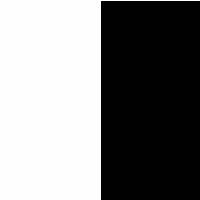
Frame 1 (no input)
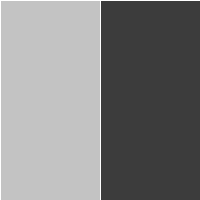
Frame 60 (the mouse pressed at the canvas centre just before this capture)
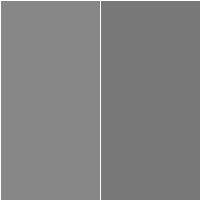
Frame 120 (the mouse held since frame 60 and released just before this capture)

The Processing sketch that drew these frames (run headless with seeded random() and noise(); from frame 60 on, the mouse is pressed at the canvas centre):

// Processing sketch: processing_28391
// ── processing_28391.pde

float c1 = 254;
float c2 = 1;

float c1speed = -1;
float c2speed = 1;

void setup() {
  size(200,200);
  frameRate(50);
}

void draw()  {
  stroke(255);
  fill(c1);
  rect(0,0,100,200);
  stroke(255);
  fill(c2);
  rect(100,0,100,200);
  c1 = c1 + c1speed;
  c2 = c2 + c2speed;
  
  if(c1 == 0 || c1 == 255){
    c1speed = c1speed * -1;
  }
  if(c2 == 255 || c2 == 0){
    c2speed = c2speed * -1;
  }
}
